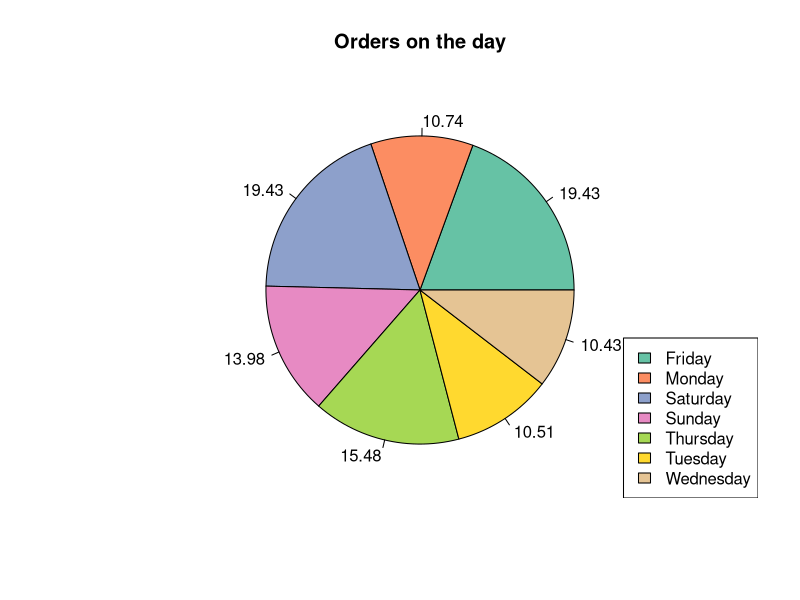
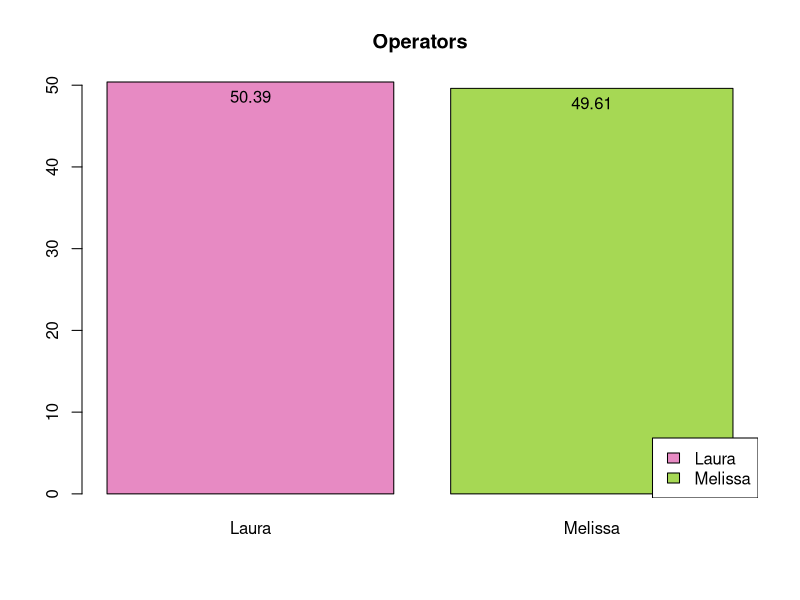
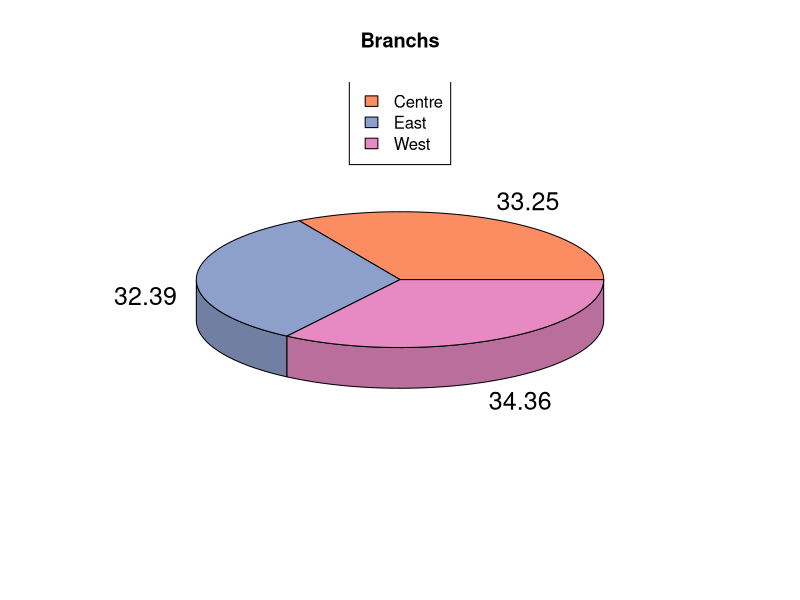
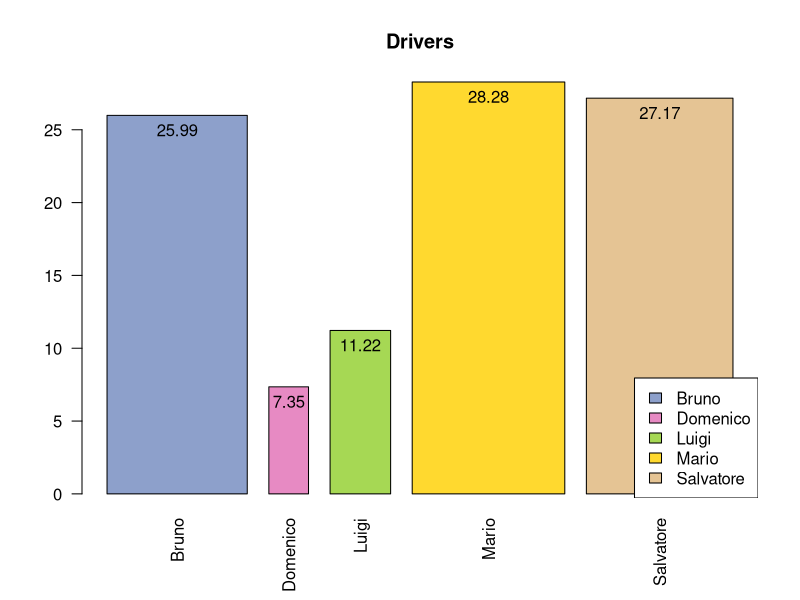
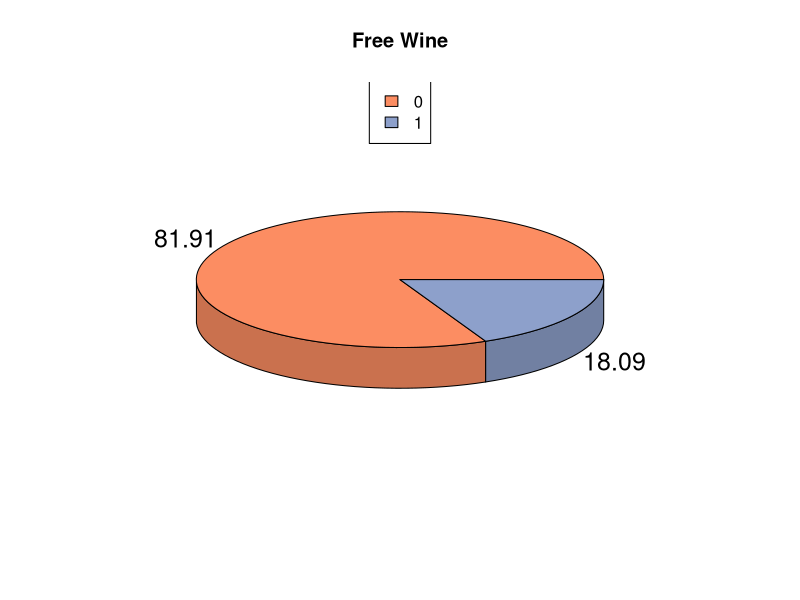
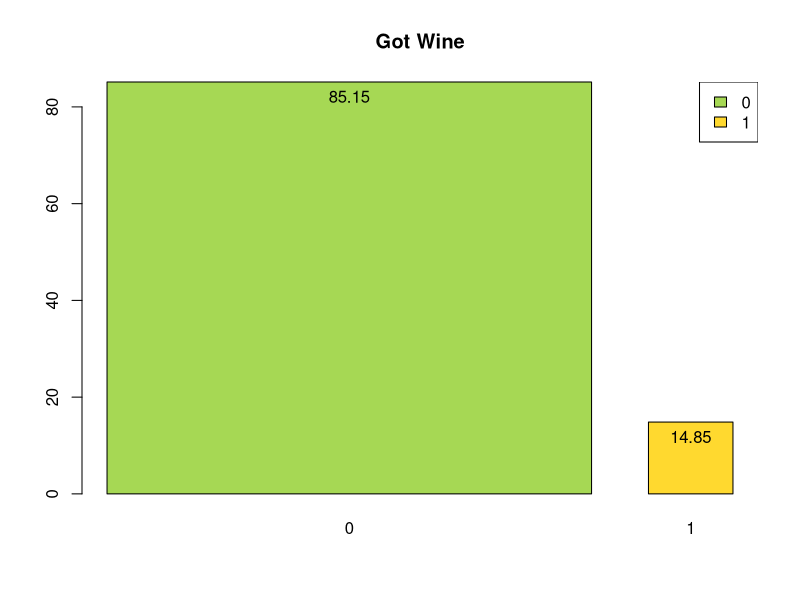
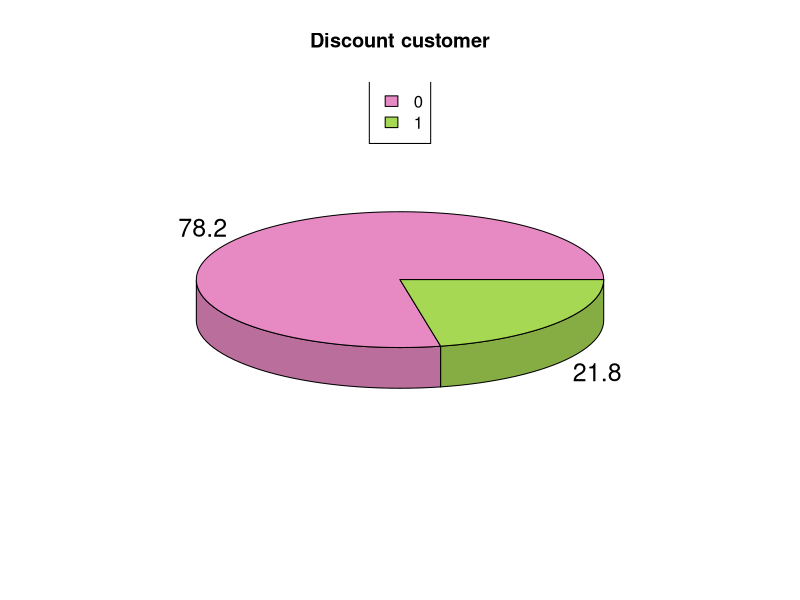
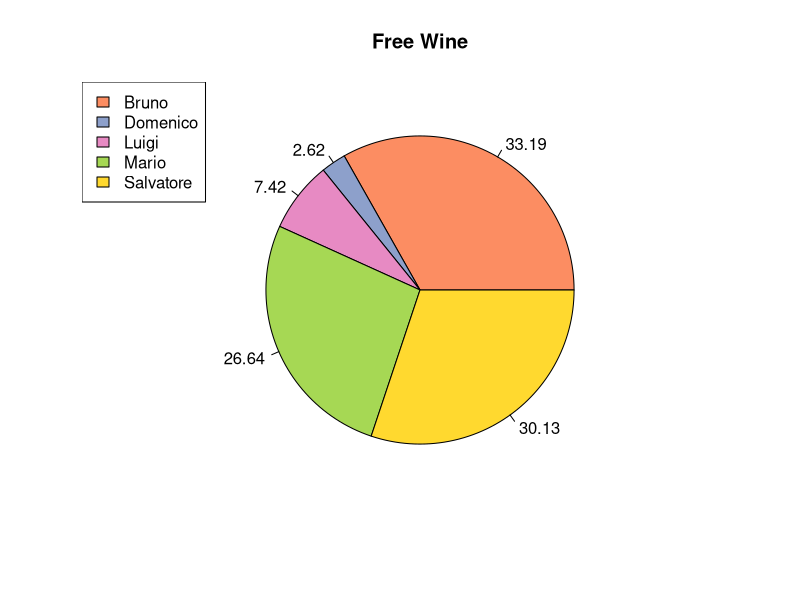

The R source for these figures, in order:
## ---- chunk 1
knitr::opts_chunk$set(echo = TRUE)
## ---- chunk 2
library(readr)
dat <- read_csv("./pizzadelivery.csv")
## ---- chunk 3
(fi_day <- table(dat$day))
(porc_2 <- (fi_day / length(dat$day)) * 100)
porc_2 <- round(porc_2, 2)
palette("Set 2")
pie(porc_2, porc_2, col = 1:8, main = "Orders on the day")
legend(x = "bottomright", legend = names(fi_day), fill = 1:8)
## ---- chunk 4
(fi_operator <- table(dat$operator))
(porc_2 <- (fi_operator / length(dat$operator)) * 100)
porc_2 <- round(porc_2, 2)
bp0 <- barplot(porc_2, porc_2, col = 4:6, main = "Operators")
text(x = bp0, y = porc_2, labels = porc_2, pos = 1)
legend(x = "bottomright", legend = names(porc_2), fill = 4:6)
## ---- chunk 5
library(plotrix)
(fi_branch <- table(dat$branch))
(porc_2 <- (fi_branch / length(dat$branch)) * 100)
porc_2 <- round(porc_2, 2)
pie3D(porc_2, labels = porc_2, col = 2:9, main = "Branchs")
legend(x = "top", legend = names(fi_branch), fill = 2:9)
## ---- chunk 6
(fi_driver <- table(dat$driver))
(porc_2 <- (fi_driver / length(dat$driver)) * 100)
porc_2 <- round(porc_2, 2)
bp1 <- barplot(porc_2, porc_2, col = 3:8, main = "Drivers", las = 2)
text(x = bp1, y = porc_2, labels = porc_2, pos = 1)
legend(x = "bottomright", legend = names(porc_2), fill = 3:8)
## ---- chunk 7
library(plotrix)
(fi_freewine <- table(dat$free_wine))
(porc_2 <- (fi_freewine / length(dat$free_wine)) * 100)
porc_2 <- round(porc_2, 2)
pie3D(porc_2, labels = porc_2, col = 2:9, main = "Free Wine")
legend(x = "top", legend = names(fi_freewine), fill = 2:9)
## ---- chunk 8
(fi_gotwine <- table(dat$got_wine))
(porc_2 <- (fi_gotwine / length(dat$got_wine)) * 100)
porc_2 <- round(porc_2, 2)
bp3 <- barplot(porc_2, porc_2, col = 5:7, main = "Got Wine")
text(x = bp3, y = porc_2, labels = porc_2, pos = 1)
legend(x = "topright", legend = names(porc_2), fill = 5:7)
## ---- chunk 9
library(plotrix)
(fi_discountcustomer <- table(dat$discount_customer))
(porc_2 <- (fi_discountcustomer / length(dat$discount_customer)) * 100)
porc_2 <- round(porc_2, 2)
pie3D(porc_2, labels = porc_2, col = 4:6, main = "Discount customer")
legend(x = "top", legend = names(fi_discountcustomer), fill = 4:6)
## ---- chunk 10
datp7 <- dat[dat$free_wine == 1, ]
(p7 <- table(datp7$driver))
(porc_p7 <- (p7 / length(datp7$driver)) * 100)
porc_p7 <- round(porc_p7, 2)
pie(porc_p7, labels = porc_p7, col = 2:9, main = "Free Wine")
legend(x = "topleft", legend = names(p7), fill = 2:9)
## ---- chunk 11
datp8 <- dat[dat$free_wine == 1 & dat$got_wine == 1, ]
(p8 <- table(datp8$branch))
(porc_p8 <- (p8 / length(datp8$branch)) * 100)
porc_p8 <- round(porc_p8, 2)
bp <- barplot(porc_p8, porc_p8, col = 2:9, main = "Free Wine and Got Wine")
text(x = bp, y = porc_p8, labels = porc_p8, pos = 1)
legend(x = "bottomright", legend = names(porc_p8), fill = 2:9)
## ---- chunk 12
temp_list <- dat$temperature
# Calculate information to create frequency table
min <- min(temp_list)
max <- max(temp_list)
length <- length(temp_list)
range <- max - min
class_num <- round(1 + log(length, 2))
class_width <- round(range / class_num, 2)

print(c("Min", min))
print(c("Max", max))
print(c("Length", length))
print(c("Range", range))
print(c("Class Number", class_num))
print(c("Class Width", class_width))

# Calculate intervals and midpoints
sequ <- seq(min, max + class_width, class_width)
intervals <- cut(temp_list, sequ, right = TRUE, include.lowest = TRUE)
abs_freq <- table(intervals)
midpoints <- round((head(sequ, -1) + diff(sequ) / 2), 2)

# Generate frequency table
freq_table <- cbind(
  Mark = midpoints,
  Abs = abs_freq,
  Reltv = round(abs_freq / length(temp_list), 2),
  Acm = cumsum(abs_freq),
  ReAcm = round(cumsum(abs_freq) / length(temp_list))
)

print(freq_table)
## ---- chunk 13
table <- table(dat$date)
(cbind(table))
## ---- chunk 14
min <- min(dat$time)
max <- max(dat$time)
k <- 5
A <- (max - min) / k

intervals <- cut(dat$time, breaks = seq(min, max, by = A), Right = TRUE, include.lowest = TRUE)

fi <- table(intervals)
porc <- (fi / length(dat$time)) * 100
porc <- round(porc, 2)

pie(porc, porc, col = 2:7, main = "Time")
legend("topleft", legend = names(fi), fill = 2:7)
## ---- chunk 15
fi <- hist(dat$bill, xlab = "Bill", ylab = "Frequency", main = "Histogram of bill", col = 2:3)
## ---- chunk 16
fi <- table(dat$pizzas)
hi <- fi / length(dat$pizzas)
porc <- (fi / length(dat$pizzas)) * 100
barplot(fi, col = 3:4)
## ---- chunk 17
get_intervals <- function(sublist) {
  min <- min(sublist)
  max <- max(sublist)
  sequ <- seq(min, max + 10, 10)
  intervals <- cut(sublist, sequ, right = TRUE, include.lowest = TRUE)
  return(intervals)
}
intervals <- get_intervals(temp_list)
table <- table(intervals, dat$branch)
par(mar = c(5.1, 4.1, 4.1, 8.1), xpd = TRUE)
barplot(table,
  beside = T, col = rainbow(5), main = "Temperature for branch °C", legend.text = TRUE,
  args.legend = list(x = "topright", inset = c(-0.3, 0))
)
## ---- chunk 18
dat$weekend <- ifelse(dat$day == "Friday" | dat$day == "Saturday" | dat$day == "Sunday", 1, 0)

weekend_pizzas <- sum(dat[dat$weekend == 1, 10])
weekday_pizzas <- sum(dat[dat$weekend == 0, 10])

par(mar = c(5.1, 4.1, 4.1, 10), xpd = TRUE)
barplot(c(weekday_pizzas, weekend_pizzas), main = "Weekday vs Weekend", col = 1:2, ylab = "# Pizzas")
legend(3, 2000,
  legend = c("Weekday", "Weekend"),
  col = 1:2, cex = 0.8, inset = c(-0.3, 0), fill = 1:2
)
## ---- chunk 19
weekend_bill <- sum(dat[dat$weekend == 1, 9])
weekday_bill <- sum(dat[dat$weekend == 0, 9])

par(mar = c(5.1, 4.1, 4.1, 10), xpd = TRUE)
barplot(c(weekday_bill, weekend_bill), main = "Weekday vs Weekend", col = 1:2, ylab = "Earnings")
legend(3, 25000,
  legend = c("Weekday", "Weekend"),
  col = 1:2, cex = 0.8, inset = c(-0.3, 0), fill = 1:2
)
## ---- chunk 20
# Temperature
temp_list <- dat$temperature
mean <- mean(temp_list) # 62.86343
median <- median(temp_list) # 62.9
min <- min(temp_list) # 41.8
max <- max(temp_list) # 87.6
desv <- sd(temp_list) # 6.906258
range <- max - min # 45.8
var <- var(temp_list) # 47.69639
quantiles <- quantile(temp_list, c(0.25), type = 6) # 25% 58.2

# Time
time_list <- dat$time
mean <- mean(time_list) # 34.22915
median <- median(time_list) # 34.4
min <- min(time_list) # 12.3
max <- max(time_list) # 53.1
desv <- sd(time_list) # 6.461669
range <- max - min # 40.8
var <- var(time_list) # 41.75317
quantiles <- quantile(temp_list, c(0.25), type = 6) # 25% 30.075
## ---- chunk 21
# Temperature -> weekday - weekend
# min= min(temp_list)
# max = max(temp_list)
# sequ = seq(min, max + 10, 10)
# intervals = cut(temp_list, sequ, right = TRUE, include.lowest = TRUE)

intervals <- get_intervals(temp_list)
table <- table(intervals, dat$day)
print(table)
table <- table(intervals, ifelse(dat$weekend == 1, "Weekend", "Weekday"))
print(table)
## ---- chunk 22
# Time -> weekday - weekend
# min= min(time_list)
# max = max(time_list)
# sequ = seq(min, max + 10, 10)
# intervals = cut(time_list, sequ, right = TRUE, include.lowest = TRUE)
intervals <- get_intervals(time_list)
table <- table(intervals, dat$day)
print(table)
table <- table(intervals, ifelse(dat$weekend == 1, "Weekend", "Weekday"))
print(table)
par(mar = c(5.1, 4.1, 4.1, 8.1), xpd = TRUE)
barplot(table,
  beside = T, col = c("red", "yellow", "green", "blue", "black"), main = "Time for weekday and weekend", legend.text = TRUE,
  args.legend = list(x = "topright", inset = c(-0.3, 0))
)
## ---- chunk 23
# Time -> branch
# min = min(time_list)
# max = max(time_list)
# sequ = seq(min, max + 10, 10)
# intervals = cut(time_list, sequ, right = TRUE, include.lowest = TRUE)
intervals <- get_intervals(time_list)
table <- table(intervals, dat$branch)
print(table)
## ---- chunk 24
# Temperature -> branch
# min = min(temp_list)
# max = max(temp_list)
# sequ = seq(min, max + 10, 10)
# intervals = cut(temp_list, sequ, right = TRUE, include.lowest = TRUE)
intervals <- get_intervals(temp_list)
table <- table(intervals, dat$branch)
print(table)
par(mar = c(5.1, 4.1, 4.1, 8.1), xpd = TRUE)
barplot(table,
  beside = T, col = c("red", "yellow", "green", "blue", "black"), main = "Temperature for branches", legend.text = TRUE,
  args.legend = list(x = "topright", inset = c(-0.3, 0))
)
## ---- chunk 25
boxplot(dat$time ~ dat$driver, horizontal = FALSE, border = par("fg"), col = 1:6, log = "")
